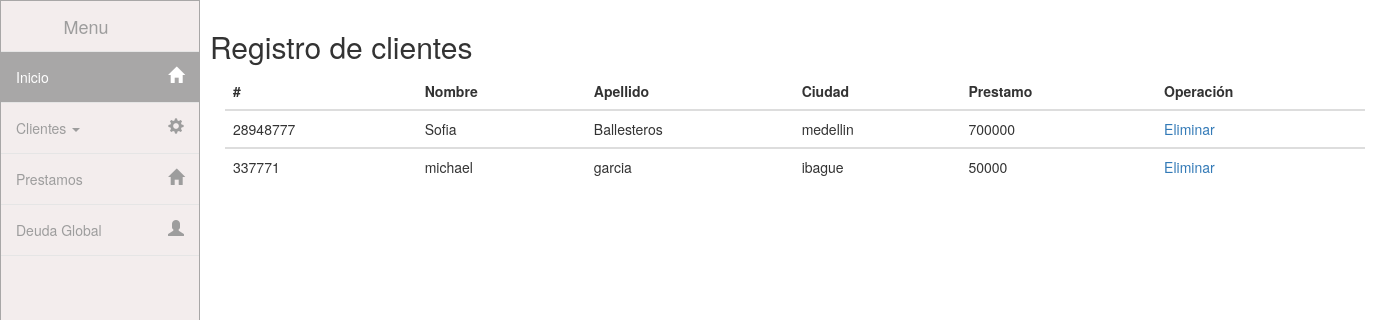
Screenshot of /view_clientes.php with the database file from the repository.
### tables this page shows
CREATE TABLE IF NOT EXISTS `cliente` (
  `cedula` varchar(11) NOT NULL,
  `nombre` varchar(50) DEFAULT NULL,
  `apellido` varchar(50) DEFAULT NULL,
  `telefono` varchar(10) DEFAULT NULL,
  `direccion` varchar(250) DEFAULT NULL,
  `departamento` varchar(50) DEFAULT NULL,
  `ciudad` varchar(50) DEFAULT NULL,
  `prestamo` int(11) DEFAULT NULL,
  `observacion` varchar(250) DEFAULT NULL,
  `tipo` char(1) DEFAULT NULL,
  PRIMARY KEY (`cedula`)
);

### determ.php (called while the page is built, shortened)
<?php
class Login{
public function obtenerClientes(){
	$query = "SELECT * FROM cliente where tipo = 'N'";
	$confi=new Datos_conexion();
	$mysql=new mysqli($confi->host(),$confi->usuario(),$confi->pasword(),$confi->DB());
	$arr = [];
	$i=0;
	if ($result = $mysql->query($query)) {
	    while ($row = $result->fetch_assoc()) {
			$arr[$i] = $row;
		 	$i++;
	    }
	}
	return $arr;
}
}
 ?>

### view_clientes.php (the view, shortened to what this page needs)
<!DOCTYPE html PUBLIC "-//W3C//DTD XHTML 1.0 Transitional//EN" "http://www.w3.org/TR/xhtml1/DTD/		xhtml1-transitional.dtd">
<html xmlns="http://www.w3.org/1999/xhtml">
	<head>
		<link href="css/home.css" rel="stylesheet" >
		<link href="//maxcdn.bootstrapcdn.com/bootstrap/3.3.0/css/bootstrap.min.css" rel="stylesheet" id="bootstrap-css">
	</head>
	<body>
		<nav class="navbar navbar-inverse sidebar" role="navigation">
    		<div class="container-fluid">
				<div class="navbar-header">
					<a class="navbar-brand" href="#">Menu</a>
				</div>
				<div class="collapse navbar-collapse" id="bs-sidebar-navbar-collapse-1">
					<ul class="nav navbar-nav">
						<li class="active"><a href="inicio.php">Inicio<span style="font-size:16px;" class="pull-right hidden-xs showopacity glyphicon glyphicon-home"></span></a></li>
						<li class="dropdown">
		                    <a href="#" class="dropdown-toggle" data-toggle="dropdown">Clientes <span class="caret"></span><span style="font-size:16px;" class="pull-right hidden-xs showopacity glyphicon glyphicon-cog"></span></a>
						</li>
						<li><a href="#">Prestamos<span style="font-size:16px;" class="pull-right hidden-xs showopacity glyphicon glyphicon-home"></span></a></li>
						<li ><a href="#">Deuda Global<span style="font-size:16px;" class="pull-right hidden-xs showopacity glyphicon glyphicon-user"></span></a></li>
					</ul>
				</div>
			</div>
		</nav>
		<div class="main">
			<div>
				<h2>Registro de clientes</h2>
			</div>
			<div class="container">
				<?php
					require_once "determ.php";
					$data = new Login;
					$arr = $data->obtenerClientes();
				 ?>
				<table class="table">
				  <thead>
				    <tr>
				      <th scope="col">#</th>
				      <th scope="col">Nombre</th>
				      <th scope="col">Apellido</th>
				      <th scope="col">Ciudad</th>
				      <th scope="col">Prestamo</th>
				      <th scope="col">Operación</th>
				    </tr>
				  </thead>
				  <?php foreach ($arr as $row) {?>
				  <tbody>
				    <tr>
				      <td><?php echo $row["cedula"] ?></td>
				      <td><?php echo $row["nombre"] ?></td>
				      <td><?php echo $row["apellido"] ?></td>
				      <td><?php echo $row["ciudad"] ?></td>
				      <td><?php echo $row["prestamo"] ?></td>
				      <td><a href="eliminarCliente.php?cedula=<?php echo $row["cedula"];?>">Eliminar</a></td>
				    </tr>
				  </tbody>
				   <?php  } ?>
				</table>
			</div>
		</div>
	</body>
</html>

### css/home.css (style rules this page uses)
body,html { height: 100%; }
nav.sidebar.navbar { border-radius: 0px; }
nav.sidebar, .main { -webkit-transition: margin 200ms ease-out; -moz-transition: margin 200ms ease-out; -o-transition: margin 200ms ease-out; transition: margin 200ms ease-out; }
.main { padding: 10px 10px 0 10px; }
@media (min-width: 768px) { .main { position: absolute; width: calc(100% - 40px); margin-left: 40px; float: right; } }
@media (min-width: 768px) { nav.sidebar.navbar.sidebar>.container .navbar-brand, .navbar>.container-fluid .navbar-brand { margin-left: 0px; } }
@media (min-width: 768px) { nav.sidebar .navbar-brand, nav.sidebar .navbar-header { text-align: center; width: 100%; margin-left: 0px; } }
@media (min-width: 768px) { nav.sidebar a { padding-right: 13px; } }
@media (min-width: 768px) { nav.sidebar .navbar-nav > li:first-child { border-top: 1px #e5e5e5 solid; } }
@media (min-width: 768px) { nav.sidebar .navbar-nav > li { border-bottom: 1px #e5e5e5 solid; } }
@media (min-width: 768px) { nav.sidebar .navbar-collapse, nav.sidebar .container-fluid { padding: 0 0px 0 0px; } }
@media (min-width: 768px) { nav.sidebar { width: 200px; height: 100%; margin-left: -160px; float: left; z-index: 8000; margin-bottom: 0px; } }
@media (min-width: 768px) { nav.sidebar li { width: 100%; } }
@media (min-width: 1330px) { .main { width: calc(100% - 200px); margin-left: 200px; } }
@media (min-width: 1330px) { nav.sidebar { margin-left: 0px; float: left; } }
.navbar-inverse { background-color: #F3EDED !important; border-color: #A8A7A7 !important; }
.navbar-inverse .navbar-nav > .active > a, .navbar-inverse .navbar-nav > .active > a:hover, .navbar-inverse .navbar-nav > .active > a:focus { color: #fff; background-color: #A8A7A7 !important; }

### rows the page displays
cliente: cedula "28948777", nombre "Sofia", apellido "Ballesteros", ciudad "medellin", prestamo "700000"
cliente: cedula "337771", nombre "michael", apellido "garcia", ciudad "ibague", prestamo "50000"
